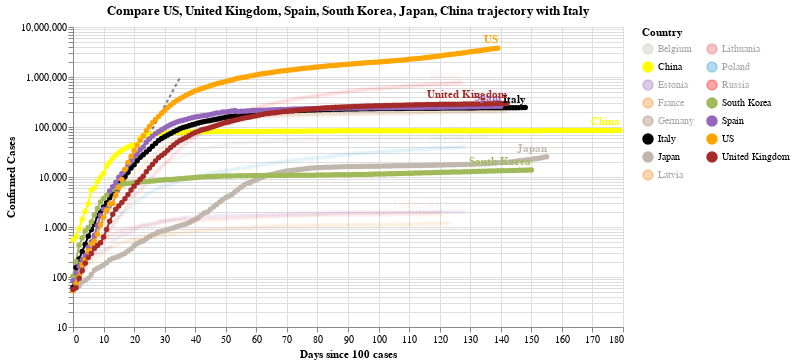

This figure's notebook cell:
### Code cell
#hide_input
chart2 = make_since_chart(dff2, ['US', 'United Kingdom', 'Spain', 'South Korea', 'Japan', 'China'], baseline_countries)
chart2

### Figure 1 — Vega-Lite specification as saved in the notebook (floating-point values rounded to 4 significant figures; data arrays with more than 128 entries replaced by an {"elided": "..."} marker saying what was removed)
{"config": {"view": {"continuousWidth": 400, "continuousHeight": 300}}, "layer": [{"data": {"name": "data-628230001892d6798b50651be41d1b3e"}, "mark": {"type": "line", "color": "black", "opacity": 0.5, "strokeDash": [3, 3]}, "encoding": {"x": {"type": "quantitative", "field": "Days since 100 cases"}, "y": {"type": "quantitative", "field": "Confirmed Cases"}}}, {"data": {"name": "data-66dc554d69d8dae150b6565897b2d75c"}, "mark": {"type": "line", "point": true}, "encoding": {"color": {"type": "nominal", "field": "Country", "legend": {"columns": 2}, "scale": {"domain": ["Belgium", "China", "Estonia", "France", "Germany", "Italy", "Japan", "Latvia", "Lithuania", "Poland", "Russia", "South Korea", "Spain", "US", "United Kingdom"], "range": ["#C1B7AD", "yellow", "#9467bd", "#F58518", "#9D755D", "black", "#C1B7AD", "#F58518", "#E45756", "#2495D3", "red", "#A1BA59", "#9467bd", "orange", "brown"]}}, "opacity": {"condition": {"value": 1, "selection": "selector006"}, "value": 0.05}, "tooltip": [{"type": "nominal", "field": "Country"}, {"type": "temporal", "field": "Date"}, {"type": "quantitative", "field": "Confirmed Cases"}, {"type": "quantitative", "field": "Days since 100 cases"}], "x": {"type": "quantitative", "field": "Days since 100 cases"}, "y": {"type": "quantitative", "field": "Confirmed Cases", "scale": {"type": "log"}}}, "selection": {"selector006": {"type": "multi", "fields": ["Country"], "bind": "legend", "init": [{"Country": "US"}, {"Country": "United Kingdom"}, {"Country": "Spain"}, {"Country": "South Korea"}, {"Country": "Japan"}, {"Country": "China"}, {"Country": "Italy"}]}}, "width": 550}, {"data": {"name": "data-66dc554d69d8dae150b6565897b2d75c"}, "mark": {"type": "text", "align": "right", "dy": -8, "fontWeight": "bold"}, "encoding": {"color": {"type": "nominal", "field": "Country", "legend": {"columns": 2}, "scale": {"domain": ["Belgium", "China", "Estonia", "France", "Germany", "Italy", "Japan", "Latvia", "Lithuania", "Poland", "Russia", "South Korea", "Spain", "US", "United Kingdom"], "range": ["#C1B7AD", "yellow", "#9467bd", "#F58518", "#9D755D", "black", "#C1B7AD", "#F58518", "#E45756", "#2495D3", "red", "#A1BA59", "#9467bd", "orange", "brown"]}}, "opacity": {"condition": {"value": 1, "selection": "selector006"}, "value": 0.05}, "text": {"type": "nominal", "field": "Country"}, "tooltip": [{"type": "nominal", "field": "Country"}, {"type": "temporal", "field": "Date"}, {"type": "quantitative", "field": "Confirmed Cases"}, {"type": "quantitative", "field": "Days since 100 cases"}], "x": {"type": "quantitative", "field": "Days since 100 cases"}, "y": {"type": "quantitative", "field": "Confirmed Cases", "scale": {"type": "log"}}}, "transform": [{"filter": "(datum['Date'] >= 1595116800000)"}], "width": 550}], "title": "Compare US, United Kingdom, Spain, South Korea, Japan, China trajectory with Italy", "$schema": "https://vega.github.io/schema/vega-lite/v4.0.2.json", "datasets": {"data-628230001892d6798b50651be41d1b3e": [{"Days since 100 cases": 0, "Confirmed Cases": 100.0}, {"Days since 100 cases": 1, "Confirmed Cases": 130.0}, {"Days since 100 cases": 2, "Confirmed Cases": 169.0}, {"Days since 100 cases": 3, "Confirmed Cases": 219.7}, {"Days since 100 cases": 4, "Confirmed Cases": 285.6}, {"Days since 100 cases": 5, "Confirmed Cases": 371.3}, {"Days since 100 cases": 6, "Confirmed Cases": 482.7}, {"Days since 100 cases": 7, "Confirmed Cases": 627.5}, {"Days since 100 cases": 8, "Confirmed Cases": 815.7}, {"Days since 100 cases": 9, "Confirmed Cases": 1060.0}, {"Days since 100 cases": 10, "Confirmed Cases": 1379.0}, {"Days since 100 cases": 11, "Confirmed Cases": 1792.0}, {"Days since 100 cases": 12, "Confirmed Cases": 2330.0}, {"Days since 100 cases": 13, "Confirmed Cases": 3029.0}, {"Days since 100 cases": 14, "Confirmed Cases": 3937.0}, {"Days since 100 cases": 15, "Confirmed Cases": 5119.0}, {"Days since 100 cases": 16, "Confirmed Cases": 6654.0}, {"Days since 100 cases": 17, "Confirmed Cases": 8650.0}, {"Days since 100 cases": 18, "Confirmed Cases": 11250.0}, {"Days since 100 cases": 19, "Confirmed Cases": 14620.0}, {"Days since 100 cases": 20, "Confirmed Cases": 19000.0}, {"Days since 100 cases": 21, "Confirmed Cases": 24710.0}, {"Days since 100 cases": 22, "Confirmed Cases": 32120.0}, {"Days since 100 cases": 23, "Confirmed Cases": 41750.0}, {"Days since 100 cases": 24, "Confirmed Cases": 54280.0}, {"Days since 100 cases": 25, "Confirmed Cases": 70560.0}, {"Days since 100 cases": 26, "Confirmed Cases": 91730.0}, {"Days since 100 cases": 27, "Confirmed Cases": 119300.0}, {"Days since 100 cases": 28, "Confirmed Cases": 155000.0}, {"Days since 100 cases": 29, "Confirmed Cases": 201500.0}, {"Days since 100 cases": 30, "Confirmed Cases": 262000.0}, {"Days since 100 cases": 31, "Confirmed Cases": 340600.0}, {"Days since 100 cases": 32, "Confirmed Cases": 442800.0}, {"Days since 100 cases": 33, "Confirmed Cases": 575600.0}, {"Days since 100 cases": 34, "Confirmed Cases": 748300.0}, {"Days since 100 cases": 35, "Confirmed Cases": 972800.0}], "data-66dc554d69d8dae150b6565897b2d75c": {"elided": "2113 records"}}}
